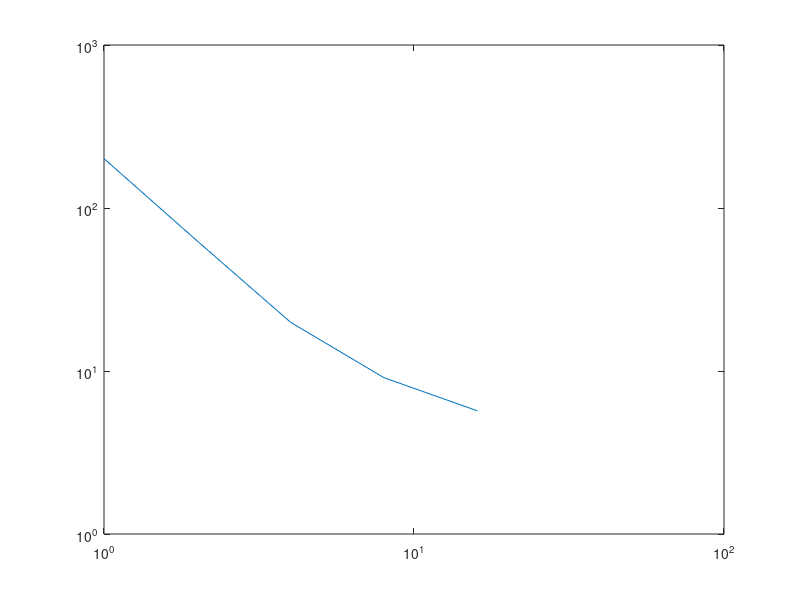

The MATLAB source for this figure: (Note: this script raises an error after producing the figure.)

p=[1,2,4,8,16];
t=[200.96,62.67,19.89,9.1,5.7];

speed_up =t(1)./t;

figure('color','w');

plot(p,t);hold on;
scatter(p,t,'filled');

set(gca, 'YScale', 'log') ;
set(gca, 'XScale', 'log') ;


set(gca,'FontSize',Size,'FontName','Times New Roman');
grid on
grid minor

axes = gca;

axes.MinorGridLineStyle = '-';
axes.MinorGridColor = [0.5 0.5 0.5];
axes.GridColor = [0.5 0.5 0.5];
axes.LineWidth = 1.1;


xlabel('Number of Processors');
ylabel('Time');


figure('color','w');

plot(p,speed_up);hold on;
scatter(p,speed_up,'filled');

% set(gca, 'YScale', 'log') ;

set(gca,'FontSize',Size,'FontName','Times New Roman');
grid on
grid minor

axes = gca;

axes.MinorGridLineStyle = '-';
axes.MinorGridColor = [0.5 0.5 0.5];
axes.GridColor = [0.5 0.5 0.5];
axes.LineWidth = 1.1;


xlabel('Number of Processors');
ylabel('Speedup');